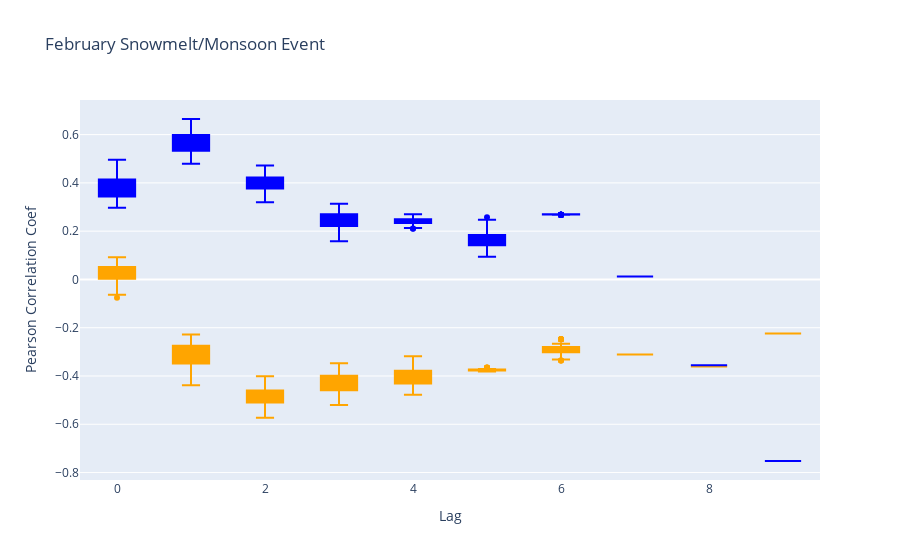

The notebook cell saved with this chart:
### Markdown cell above
### February 2019 Event

### Code cell
Feb2019_Monsoon = event(flow_regime = 'Monsoon', start_date = '2019-02-08',stop_date ='2019-02-20', eventname ='February Snowmelt/Monsoon Event');
Feb2019_Monsoon.best_lag(plot_type='box')
Feb2019_Monsoon.contourmap(t_lag=2,d_lag=1,basemap=True)

### Figure 1 — Plotly figure (JSON) as saved in the notebook; plotly's stock layout.template omitted (floating-point values rounded to 4 significant figures; data arrays with more than 128 entries replaced by an {"elided": "..."} marker saying what was removed)
{"data": [{"fillcolor": "orange", "marker": {"color": "orange"}, "name": "0", "type": "box", "y": {"elided": "136 float values"}}, {"fillcolor": "orange", "marker": {"color": "orange"}, "name": "1", "type": "box", "y": {"elided": "136 float values"}}, {"fillcolor": "orange", "marker": {"color": "orange"}, "name": "2", "type": "box", "y": {"elided": "136 float values"}}, {"fillcolor": "orange", "marker": {"color": "orange"}, "name": "3", "type": "box", "y": {"elided": "136 float values"}}, {"fillcolor": "orange", "marker": {"color": "orange"}, "name": "4", "type": "box", "y": {"elided": "136 float values"}}, {"fillcolor": "orange", "marker": {"color": "orange"}, "name": "5", "type": "box", "y": {"elided": "136 float values"}}, {"fillcolor": "orange", "marker": {"color": "orange"}, "name": "6", "type": "box", "y": {"elided": "136 float values"}}, {"fillcolor": "orange", "marker": {"color": "orange"}, "name": "7", "type": "box", "y": {"elided": "136 float values"}}, {"fillcolor": "orange", "marker": {"color": "orange"}, "name": "8", "type": "box", "y": {"elided": "136 float values"}}, {"fillcolor": "orange", "marker": {"color": "orange"}, "name": "9", "type": "box", "y": {"elided": "136 float values"}}, {"fillcolor": "orange", "marker": {"color": "orange"}, "name": "10", "type": "box", "y": {"elided": "136 null values"}}, {"fillcolor": "orange", "marker": {"color": "orange"}, "name": "11", "type": "box", "y": {"elided": "136 null values"}}, {"fillcolor": "orange", "marker": {"color": "orange"}, "name": "12", "type": "box", "y": {"elided": "136 null values"}}, {"fillcolor": "orange", "marker": {"color": "orange"}, "name": "13", "type": "box", "y": {"elided": "136 null values"}}, {"fillcolor": "blue", "marker": {"color": "blue"}, "name": "0", "type": "box", "y": {"elided": "136 float values"}}, {"fillcolor": "blue", "marker": {"color": "blue"}, "name": "1", "type": "box", "y": {"elided": "136 float values"}}, {"fillcolor": "blue", "marker": {"color": "blue"}, "name": "2", "type": "box", "y": {"elided": "136 float values"}}, {"fillcolor": "blue", "marker": {"color": "blue"}, "name": "3", "type": "box", "y": {"elided": "136 float values"}}, {"fillcolor": "blue", "marker": {"color": "blue"}, "name": "4", "type": "box", "y": {"elided": "136 float values"}}, {"fillcolor": "blue", "marker": {"color": "blue"}, "name": "5", "type": "box", "y": {"elided": "136 float values"}}, {"fillcolor": "blue", "marker": {"color": "blue"}, "name": "6", "type": "box", "y": {"elided": "136 float values"}}, {"fillcolor": "blue", "marker": {"color": "blue"}, "name": "7", "type": "box", "y": {"elided": "136 float values"}}, {"fillcolor": "blue", "marker": {"color": "blue"}, "name": "8", "type": "box", "y": {"elided": "136 float values"}}, {"fillcolor": "blue", "marker": {"color": "blue"}, "name": "9", "type": "box", "y": {"elided": "136 float values"}}, {"fillcolor": "blue", "marker": {"color": "blue"}, "name": "10", "type": "box", "y": {"elided": "136 null values"}}, {"fillcolor": "blue", "marker": {"color": "blue"}, "name": "11", "type": "box", "y": {"elided": "136 null values"}}, {"fillcolor": "blue", "marker": {"color": "blue"}, "name": "12", "type": "box", "y": {"elided": "136 null values"}}, {"fillcolor": "blue", "marker": {"color": "blue"}, "name": "13", "type": "box", "y": {"elided": "136 null values"}}], "layout": {"showlegend": false, "title": {"text": "February Snowmelt/Monsoon Event"}, "xaxis": {"title": {"text": "Lag"}}, "yaxis": {"title": {"text": "Pearson Correlation Coef"}}}}
